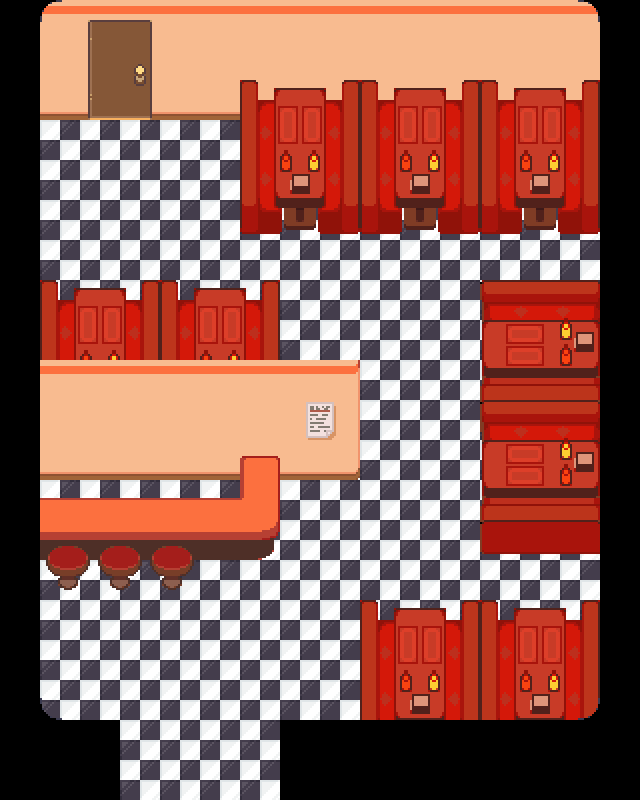

This game map was drawn from its Tiled (.tmx) file and the tilesets committed beside it. A one-line description and the full map source follow:
An orthogonal 16x20 tile map with 40x40 px tiles, 4 tile layers (tiles, a, decals, b), 2 tilesets and 29 objects (4x floormirror, 3x interactable, 2x npc, spawn, entry, ...).

<map version="1.11" tiledversion="1.12.2" orientation="orthogonal" renderorder="right-down" width="16" height="20" tilewidth="40" tileheight="40" infinite="0" nextlayerid="12" nextobjectid="40">
 <editorsettings>
  <export target="chloeEntrance.lua" format="lua" />
 </editorsettings>
 <properties>
  <property name="light" type="bool" value="true" />
  <property name="music" value="chloe" />
 </properties>
 <tileset firstgid="1" source="../tilesets/mall.tsx" />
 <tileset firstgid="57" source="../tilesets/mall_doors.tsx" />
 <layer id="7" name="tiles" width="16" height="20">
  <data encoding="csv">
0,18,18,18,18,18,18,18,18,18,18,18,18,18,18,0,
0,25,25,25,25,25,25,25,25,25,25,25,25,25,25,0,
0,32,32,32,32,32,32,32,32,32,32,32,32,32,32,0,
0,39,39,39,39,39,39,39,39,39,39,39,39,39,39,0,
0,39,39,39,39,39,39,39,39,39,39,39,39,39,39,0,
0,39,39,39,39,39,39,39,39,39,39,39,39,39,39,0,
0,39,39,39,39,39,39,39,39,39,39,39,39,39,39,0,
0,39,39,39,39,39,39,39,39,39,39,39,39,39,39,0,
0,39,39,39,39,39,39,39,39,39,39,39,39,39,39,0,
0,18,18,18,18,18,18,18,19,39,39,39,39,39,39,0,
0,25,25,25,25,25,25,25,26,39,39,39,39,39,39,0,
0,32,32,32,32,32,32,32,33,39,39,39,39,39,39,0,
0,39,39,39,39,39,39,39,39,39,39,39,39,39,39,0,
0,39,39,39,39,39,39,39,39,39,39,39,39,39,39,0,
0,39,39,39,39,39,39,39,39,39,39,39,39,39,39,0,
0,39,39,39,39,39,39,39,39,39,39,39,39,39,39,0,
0,39,39,39,39,39,39,39,39,39,39,39,39,39,39,0,
0,39,39,39,39,39,39,39,39,39,39,39,39,39,39,0,
0,0,0,39,39,39,39,0,0,0,0,0,0,0,0,0,
0,0,0,39,39,39,39,0,0,0,0,0,0,0,0,0
</data>
 </layer>
 <objectgroup id="8" name="floormirror" class="objects" locked="1">
  <object id="16" name="floormirror" x="40" y="120" width="560" height="240" />
  <object id="17" name="floormirror" x="120" y="720" width="160" height="80" />
  <object id="18" name="floormirror" x="360" y="360" width="240" height="280" />
  <object id="27" name="floormirror" x="40" y="480" width="320" height="240" />
 </objectgroup>
 <layer id="10" name="a" width="16" height="20">
  <data encoding="csv">
0,0,127,128,0,0,0,0,0,0,0,0,0,0,0,0,
0,0,119,120,0,0,0,0,0,0,0,0,0,0,0,0,
0,0,129,130,0,0,104,105,106,104,105,106,104,105,106,0,
0,0,0,0,0,0,114,115,116,114,115,116,114,115,116,0,
0,0,0,0,0,0,124,125,126,124,125,126,124,125,126,0,
0,0,0,0,0,0,134,135,136,134,135,136,134,135,136,0,
0,0,0,0,0,0,0,0,0,0,0,0,0,0,0,0,
0,0,0,0,0,0,0,0,0,0,0,0,0,0,0,0,
0,0,0,0,0,0,0,0,0,0,0,0,0,0,0,0,
0,0,0,0,0,0,0,0,0,0,0,0,0,0,0,0,
0,0,0,0,0,0,0,0,0,0,0,0,94,95,96,0,
0,0,0,0,0,0,93,0,0,0,0,0,0,0,0,0,
0,102,102,102,102,102,103,0,0,0,0,0,0,0,0,0,
0,112,112,112,112,112,113,0,0,0,0,0,94,95,96,0,
0,0,0,0,0,0,0,0,0,0,0,0,0,0,0,0,
0,0,0,0,0,0,0,0,0,0,0,0,0,0,0,0,
0,0,0,0,0,0,0,0,0,0,0,0,0,0,0,0,
0,0,0,0,0,0,0,0,0,0,0,0,0,0,126,0,
0,0,0,0,0,0,0,0,0,0,0,0,0,0,0,0,
0,0,0,0,0,0,0,0,0,0,0,0,0,0,0,0
</data>
 </layer>
 <layer id="9" name="decals" width="16" height="20">
  <data encoding="csv">
0,4,0,0,0,0,0,0,0,0,0,0,0,0,5,0,
0,0,0,0,0,0,0,0,0,0,0,0,0,0,0,0,
0,0,0,0,0,0,0,0,0,0,0,0,0,0,0,0,
0,0,0,0,0,0,0,0,0,0,0,0,0,0,0,0,
0,0,0,0,0,0,0,0,0,0,0,0,0,0,0,0,
0,0,0,0,0,0,0,0,0,0,0,0,0,0,0,0,
0,0,0,0,0,0,0,0,0,0,0,0,0,0,0,0,
0,0,0,0,0,0,0,0,0,0,0,0,0,0,0,0,
0,0,0,0,0,0,0,0,0,0,0,0,74,75,76,0,
0,0,0,0,0,0,0,0,0,0,0,0,84,85,86,0,
0,0,0,0,0,0,0,121,131,0,0,0,64,65,66,0,
0,0,0,0,0,0,0,0,0,0,0,0,74,75,76,0,
0,0,0,0,0,0,0,0,0,0,0,0,84,85,86,0,
0,122,123,2147483771,2147483770,0,0,0,0,0,0,0,0,0,0,0,
0,132,133,2147483781,2147483780,0,0,0,0,0,0,0,0,0,0,0,
0,0,0,0,0,0,0,0,0,0,0,0,0,0,0,0,
0,0,0,0,0,0,0,0,0,114,115,116,114,115,116,0,
0,0,0,0,0,0,0,0,0,124,125,126,124,125,12,0,
0,0,0,0,0,0,0,0,0,0,0,0,0,0,0,0,
0,0,0,0,0,0,0,0,0,0,0,0,0,0,0,0
</data>
 </layer>
 <objectgroup color="#0000ff" id="3" name="collision">
  <object id="2" x="600" y="554" width="40" height="66" />
  <object id="3" x="0" y="560" width="40" height="160" />
  <object id="4" x="40" y="520" width="200" height="40" />
  <object id="9" x="40" y="720" width="80" height="80" />
  <object id="10" x="360" y="630" width="240" height="50" />
  <object id="19" x="280" y="720" width="80" height="80" />
  <object id="21" x="480" y="310" width="120" height="244" />
  <object id="22" x="360" y="680" width="40" height="40" />
  <object id="24" x="280" y="400" width="80" height="80" />
  <object id="25" x="240" y="480" width="40" height="80" />
  <object id="28" x="40" y="310" width="240" height="90" />
  <object id="29" x="0" y="120" width="40" height="180" />
  <object id="30" x="40" y="80" width="200" height="40" />
  <object id="34" x="600" y="234" width="40" height="76" />
  <object id="35" x="240" y="120" width="360" height="114" />
  <object id="39" x="40" y="560" width="150" height="30" />
 </objectgroup>
 <objectgroup color="#7f00ff" id="5" name="markers">
  <object id="11" name="spawn" x="200" y="640">
   <point />
  </object>
  <object id="13" name="entry" x="200" y="780">
   <point />
  </object>
 </objectgroup>
 <objectgroup color="#ff00ff" id="6" name="objects">
  <object id="12" name="transition" x="120" y="800" width="160" height="40">
   <properties>
    <property name="map" value="cafeOutside" />
    <property name="marker" value="entryCafe" />
   </properties>
  </object>
  <object id="14" name="interactable" x="40" y="520" width="200" height="40">
   <properties>
    <property name="cutscene" value="mall.becca_shop" />
   </properties>
  </object>
  <object id="15" name="script" x="120" y="780" width="160" height="20">
   <properties>
    <property name="cutscene" value="mall.becca_stop" />
    <property name="once" type="bool" value="false" />
   </properties>
  </object>
  <object id="23" name="npc" x="40" y="700" width="40" height="40">
   <properties>
    <property name="actor" value="plant" />
    <property name="cutscene" value="generic.plant" />
   </properties>
  </object>
  <object id="36" name="npc" x="200" y="120" width="40" height="40">
   <properties>
    <property name="actor" value="plant" />
    <property name="cutscene" value="generic.plant" />
   </properties>
  </object>
  <object id="37" name="interactable" x="80" y="80" width="80" height="40">
   <properties>
    <property name="text1" value="* (Employees Only.)" />
   </properties>
  </object>
  <object id="38" name="interactable" x="300" y="440" width="40" height="40">
   <properties>
    <property name="text1" value="* (Café Rules.)" />
    <property name="text2" value="* (&quot;Rule 1. [wait:5]All food here is completely free, [wait:5]no money required.&quot;)" />
    <property name="text3" value="* (&quot;Rule 2. [wait:5]Everything you order must be eaten before you can leave the Café.&quot;)" />
    <property name="text4" value="* (&quot;Rule 3. [wait:5]You may not take the food outside the building, [wait:5]even for takeaway.&quot;)" />
    <property name="text5" value="* (You can't help but find these rules excessive.)" />
   </properties>
  </object>
 </objectgroup>
 <layer id="11" name="b" width="16" height="20">
  <data encoding="csv">
0,0,0,0,0,0,0,0,0,0,0,0,0,0,0,0,
0,0,0,0,0,0,0,0,0,0,0,0,0,0,0,0,
0,0,0,0,0,0,0,0,0,0,0,0,0,0,0,0,
0,0,0,0,0,0,0,0,0,0,0,0,0,0,0,0,
0,0,0,0,0,0,0,0,0,0,0,0,0,0,0,0,
0,0,0,0,0,0,0,0,0,0,0,0,0,0,0,0,
0,0,0,0,0,0,0,0,0,0,0,0,0,0,0,0,
0,104,105,106,104,105,106,0,0,0,0,0,64,65,66,0,
0,114,115,116,114,115,116,0,0,0,0,0,0,0,0,0,
0,0,0,0,0,0,0,18,19,0,0,0,0,0,0,0,
0,0,0,0,0,0,0,0,0,0,0,0,0,0,0,0,
0,0,0,0,0,0,0,0,0,0,0,0,0,0,0,0,
0,0,0,0,0,0,0,0,0,0,0,0,0,0,0,0,
0,0,0,0,0,0,0,0,0,0,0,0,0,0,0,0,
0,0,0,0,0,0,0,0,0,0,0,0,0,0,0,0,
0,0,0,0,0,0,0,0,0,104,105,106,104,105,106,0,
0,0,0,0,0,0,0,0,0,0,0,0,0,0,0,0,
0,11,0,0,0,0,0,0,0,0,0,0,0,0,0,0,
0,7,0,0,0,0,0,0,0,0,0,0,0,0,0,0,
0,0,0,0,0,0,0,0,0,0,0,0,0,0,0,0
</data>
 </layer>
</map>
